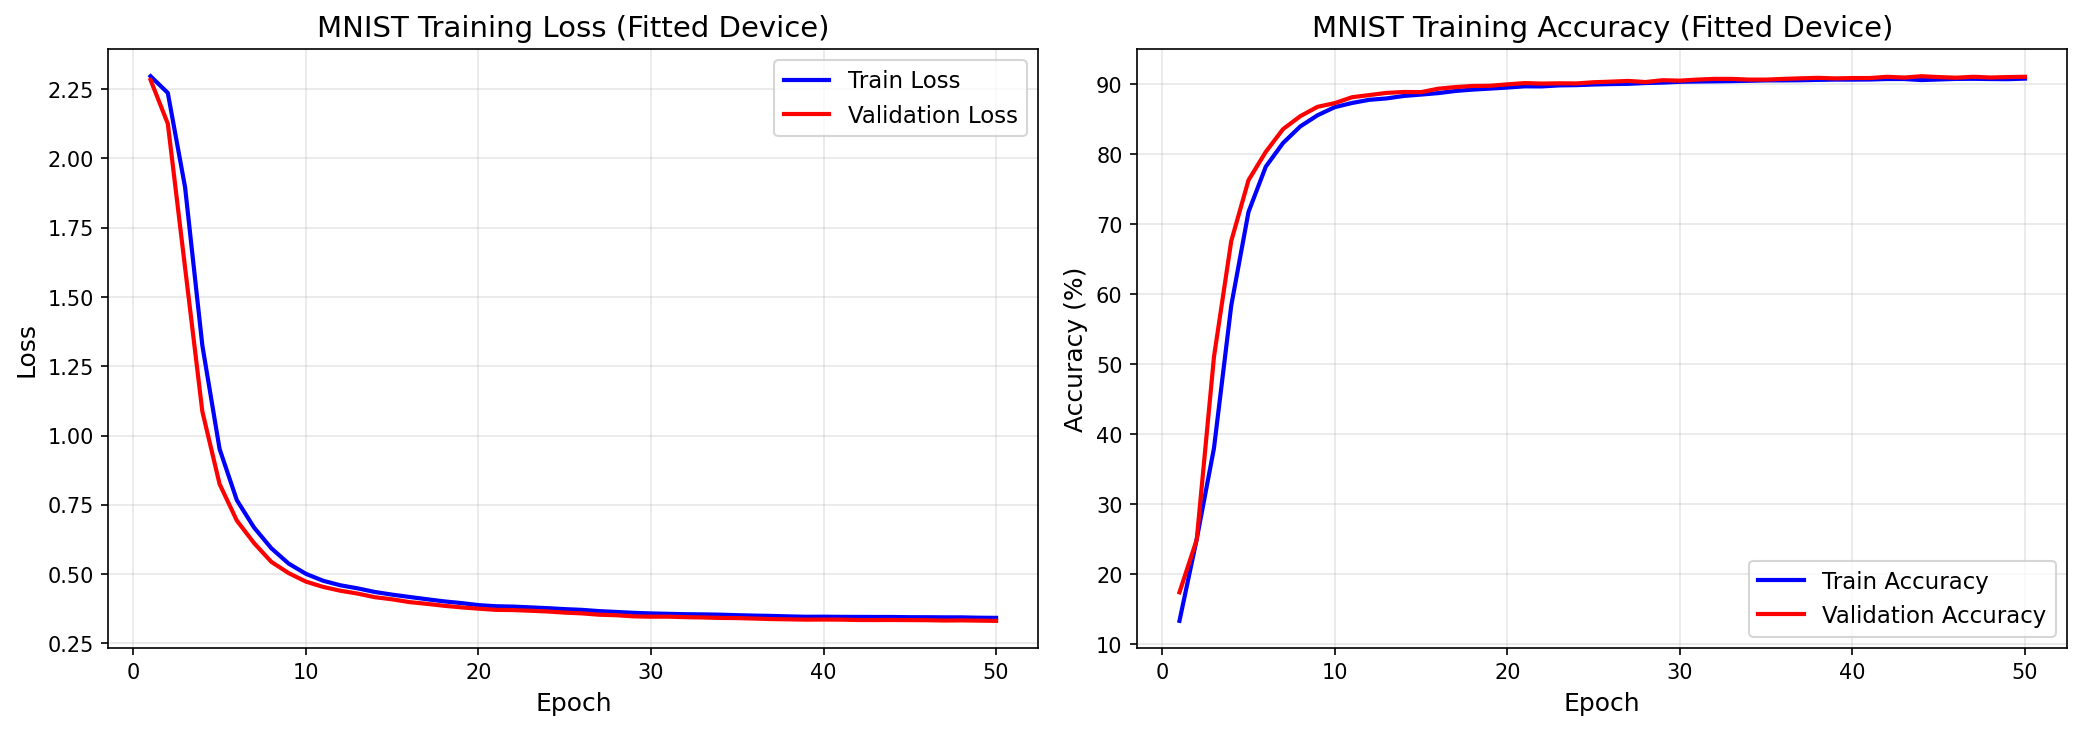

Recreate this plot in Python.
#!/usr/bin/env python3
# -*- coding: utf-8 -*-
"""
MNIST Training with Fitted Device
Same setup as 03_mnist_training.py but using fitted PiecewiseStepDevice
Generates accuracy and loss plots.
"""

import json
import os
import numpy as np
import matplotlib.pyplot as plt
import torch
from torch import nn
from torch.optim.lr_scheduler import StepLR
from torchvision import datasets, transforms

from aihwkit.nn import AnalogLinear, AnalogSequential
from aihwkit.optim import AnalogSGD
from aihwkit.simulator.configs import SingleRPUConfig, PiecewiseStepDevice
from aihwkit.simulator.rpu_base import cuda

# Check device
USE_CUDA = 0
if cuda.is_compiled():
    USE_CUDA = 1
DEVICE = torch.device("cuda" if USE_CUDA else "cpu")
print(f"Using device: {DEVICE}")

# Path where the datasets will be stored
PATH_DATASET = os.path.join("data", "DATASET")

# Network definition (same as 03_mnist_training.py)
INPUT_SIZE = 784
HIDDEN_SIZES = [256, 128]
OUTPUT_SIZE = 10

# Training parameters
EPOCHS = 50
BATCH_SIZE = 64
LR = 0.05

# Load fitted device config
with open('xor_device_config.json', 'r') as f:
    device_config = json.load(f)

# Create fitted device
device_params = {k: v for k, v in device_config.items() if not k.startswith('_')}
fitted_device = PiecewiseStepDevice(**device_params)
RPU_CONFIG = SingleRPUConfig(device=fitted_device)

print(f"Device: PiecewiseStepDevice (dw_min={device_config['dw_min']})")


def load_images():
    """Load MNIST images."""
    transform = transforms.Compose([transforms.ToTensor()])

    train_set = datasets.MNIST(PATH_DATASET, download=True, train=True, transform=transform)
    val_set = datasets.MNIST(PATH_DATASET, download=True, train=False, transform=transform)

    train_data = torch.utils.data.DataLoader(train_set, batch_size=BATCH_SIZE, shuffle=True)
    validation_data = torch.utils.data.DataLoader(val_set, batch_size=BATCH_SIZE, shuffle=False)

    return train_data, validation_data


def create_analog_network():
    """Create analog MLP network with fitted device."""
    model = AnalogSequential(
        AnalogLinear(INPUT_SIZE, HIDDEN_SIZES[0], True, rpu_config=RPU_CONFIG),
        nn.Sigmoid(),
        AnalogLinear(HIDDEN_SIZES[0], HIDDEN_SIZES[1], True, rpu_config=RPU_CONFIG),
        nn.Sigmoid(),
        AnalogLinear(HIDDEN_SIZES[1], OUTPUT_SIZE, True, rpu_config=RPU_CONFIG),
        nn.LogSoftmax(dim=1),
    )

    if USE_CUDA:
        model.cuda()

    return model


def train_epoch(model, train_loader, optimizer, criterion):
    """Train for one epoch."""
    model.train()
    total_loss = 0
    correct = 0
    total = 0

    for images, labels in train_loader:
        images = images.to(DEVICE)
        labels = labels.to(DEVICE)
        images = images.view(images.shape[0], -1)

        optimizer.zero_grad()
        output = model(images)
        loss = criterion(output, labels)
        loss.backward()
        optimizer.step()

        total_loss += loss.item()
        _, predicted = torch.max(output.data, 1)
        total += labels.size(0)
        correct += (predicted == labels).sum().item()

    return total_loss / len(train_loader), correct / total * 100


def evaluate(model, val_loader, criterion):
    """Evaluate model."""
    model.eval()
    total_loss = 0
    correct = 0
    total = 0

    with torch.no_grad():
        for images, labels in val_loader:
            images = images.to(DEVICE)
            labels = labels.to(DEVICE)
            images = images.view(images.shape[0], -1)

            output = model(images)
            loss = criterion(output, labels)

            total_loss += loss.item()
            _, predicted = torch.max(output.data, 1)
            total += labels.size(0)
            correct += (predicted == labels).sum().item()

    return total_loss / len(val_loader), correct / total * 100


def plot_results(train_losses, train_accs, val_losses, val_accs):
    """Plot and save training results."""
    epochs = range(1, len(train_losses) + 1)

    fig, axes = plt.subplots(1, 2, figsize=(14, 5))

    # Loss plot
    axes[0].plot(epochs, train_losses, 'b-', label='Train Loss', linewidth=2)
    axes[0].plot(epochs, val_losses, 'r-', label='Validation Loss', linewidth=2)
    axes[0].set_xlabel('Epoch', fontsize=12)
    axes[0].set_ylabel('Loss', fontsize=12)
    axes[0].set_title('MNIST Training Loss (Fitted Device)', fontsize=14)
    axes[0].legend(fontsize=11)
    axes[0].grid(True, alpha=0.3)

    # Accuracy plot
    axes[1].plot(epochs, train_accs, 'b-', label='Train Accuracy', linewidth=2)
    axes[1].plot(epochs, val_accs, 'r-', label='Validation Accuracy', linewidth=2)
    axes[1].set_xlabel('Epoch', fontsize=12)
    axes[1].set_ylabel('Accuracy (%)', fontsize=12)
    axes[1].set_title('MNIST Training Accuracy (Fitted Device)', fontsize=14)
    axes[1].legend(fontsize=11)
    axes[1].grid(True, alpha=0.3)

    plt.tight_layout()
    plt.savefig('mnist_fitted_device_training.png', dpi=150, bbox_inches='tight')
    print("Saved: mnist_fitted_device_training.png")
    plt.close()


def main():
    print("=" * 70)
    print("MNIST Training with Fitted Device")
    print("=" * 70)
    print(f"Setup (same as 03_mnist_training.py):")
    print(f"  Input size: {INPUT_SIZE}")
    print(f"  Hidden sizes: {HIDDEN_SIZES}")
    print(f"  Output size: {OUTPUT_SIZE}")
    print(f"  Batch size: {BATCH_SIZE}")
    print(f"  Learning rate: {LR}")
    print(f"  Epochs: {EPOCHS}")
    print(f"  Scheduler: StepLR(step_size=10, gamma=0.5)")
    print(f"  Device: Fitted PiecewiseStepDevice")
    print("=" * 70)

    # Load data
    print("\nLoading MNIST dataset...")
    train_loader, val_loader = load_images()
    print(f"Train samples: {len(train_loader.dataset)}")
    print(f"Validation samples: {len(val_loader.dataset)}")

    # Create model
    print("\nCreating model...")
    model = create_analog_network()
    print(model)

    # Optimizer and scheduler (same as 03_mnist_training.py)
    optimizer = AnalogSGD(model.parameters(), lr=LR)
    optimizer.regroup_param_groups(model)
    scheduler = StepLR(optimizer, step_size=10, gamma=0.5)
    criterion = nn.NLLLoss()

    # Training
    train_losses = []
    train_accs = []
    val_losses = []
    val_accs = []

    print("\nStarting training...")
    for epoch in range(EPOCHS):
        train_loss, train_acc = train_epoch(model, train_loader, optimizer, criterion)
        val_loss, val_acc = evaluate(model, val_loader, criterion)

        train_losses.append(train_loss)
        train_accs.append(train_acc)
        val_losses.append(val_loss)
        val_accs.append(val_acc)

        print(f"Epoch {epoch+1:2d}/{EPOCHS} | "
              f"Train Loss: {train_loss:.4f}, Train Acc: {train_acc:.2f}% | "
              f"Val Loss: {val_loss:.4f}, Val Acc: {val_acc:.2f}%")

        scheduler.step()

    # Plot results
    print("\nGenerating plots...")
    plot_results(train_losses, train_accs, val_losses, val_accs)

    # Save results
    results = {
        'final_train_acc': train_accs[-1],
        'final_val_acc': val_accs[-1],
        'best_val_acc': max(val_accs),
        'final_train_loss': train_losses[-1],
        'final_val_loss': val_losses[-1],
        'train_losses': train_losses,
        'train_accs': train_accs,
        'val_losses': val_losses,
        'val_accs': val_accs,
        'config': {
            'epochs': EPOCHS,
            'batch_size': BATCH_SIZE,
            'lr': LR,
            'hidden_sizes': HIDDEN_SIZES,
            'scheduler': 'StepLR(step_size=10, gamma=0.5)',
            'device': f"Fitted PiecewiseStepDevice (dw_min={device_config['dw_min']})",
        }
    }

    with open('mnist_fitted_device_results.json', 'w') as f:
        json.dump(results, f, indent=2)
    print("Saved: mnist_fitted_device_results.json")

    # Summary
    print("\n" + "=" * 70)
    print("TRAINING COMPLETE")
    print("=" * 70)
    print(f"Final Train Accuracy: {train_accs[-1]:.2f}%")
    print(f"Final Validation Accuracy: {val_accs[-1]:.2f}%")
    print(f"Best Validation Accuracy: {max(val_accs):.2f}%")
    print("=" * 70)


if __name__ == "__main__":
    main()
